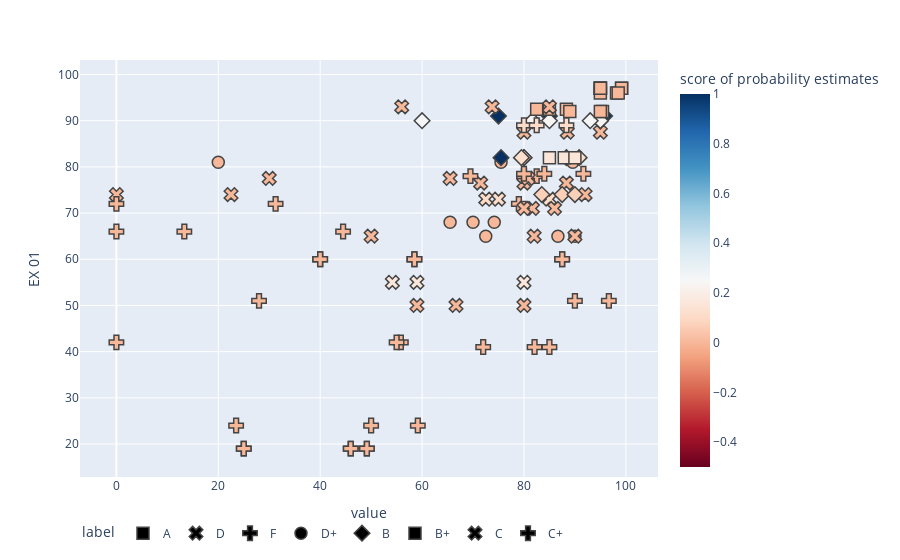

Notebook cell for this chart:
### Code cell
y_score = neigh.predict_proba(X_test)[:, 1]

fig = px.scatter(
    X_test, x=['HW Average', 'PJ01 ', 'EX 01', 'Quiz Average'], y='EX 01',
    color=y_score, color_continuous_scale='RdBu',
    symbol=Y_test, symbol_map={'0': 'square-dot', '1': 'circle-dot'},
    labels={'symbol': 'label', 'color': 'score of probability estimates'}
)
fig.update_traces(marker_size=12, marker_line_width=1.5)
fig.update_layout(legend_orientation='h')
fig.show()

### Figure 1 — Plotly figure (JSON) as saved in the notebook; plotly's stock layout.template omitted (floating-point values rounded to 4 significant figures)
{"data": [{"hovertemplate": "label=A<br>value=%{x}<br>EX 01=%{y}<br>score of probability estimates=%{marker.color}<extra></extra>", "legendgroup": "A", "marker": {"color": [0, 0, 0, 0, 0, 0, 0, 0, 0], "coloraxis": "coloraxis", "line": {"width": 1.5}, "size": 12, "symbol": "square"}, "mode": "markers", "name": "A", "orientation": "v", "showlegend": true, "type": "scatter", "x": [99.17, 98.17, 99.17, 95, 95, 95, 95, 98.5, 95], "xaxis": "x", "y": [97, 96, 97, 97, 96, 97, 97, 96, 97], "yaxis": "y"}, {"hovertemplate": "label=D<br>value=%{x}<br>EX 01=%{y}<br>score of probability estimates=%{marker.color}<extra></extra>", "legendgroup": "D", "marker": {"color": [0, 0, 0.1104, 0, 0.1653, 0, 0, 0.1104, 0, 0.1653, 0, 0, 0.1104, 0, 0.1653], "coloraxis": "coloraxis", "line": {"width": 1.5}, "size": 12, "symbol": "x"}, "mode": "markers", "name": "D", "orientation": "v", "showlegend": true, "type": "scatter", "x": [22.5, 66.67, 85, 88.33, 54.17, 0, 80, 75, 80, 80, 92, 59, 72.5, 71.5, 59], "xaxis": "x", "y": [74, 50, 73, 76.5, 55, 74, 50, 73, 76.5, 55, 74, 50, 73, 76.5, 55], "yaxis": "y"}, {"hovertemplate": "label=F<br>value=%{x}<br>EX 01=%{y}<br>score of probability estimates=%{marker.color}<extra></extra>", "legendgroup": "F", "marker": {"color": [0, 0, 0, 0, 0, 0, 0, 0, 0, 0, 0, 0, 0, 0, 0, 0, 0, 0, 0, 0, 0, 0, 0, 0, 0, 0, 0, 0, 0, 0, 0, 0, 0], "coloraxis": "coloraxis", "line": {"width": 1.5}, "size": 12, "symbol": "cross"}, "mode": "markers", "name": "F", "orientation": "v", "showlegend": true, "type": "scatter", "x": [82.5, 87.5, 96.67, 13.33, 49.17, 49.17, 55.83, 87.5, 59.17, 82.08, 31.25, 80, 40, 90, 0, 25, 25, 0, 40, 50, 85, 0, 69.5, 58.5, 28, 44.5, 46, 46, 55, 58.5, 23.5, 72, 79], "xaxis": "x", "y": [78, 60, 51, 66, 19, 19, 42, 60, 24, 41, 72, 78, 60, 51, 66, 19, 19, 42, 60, 24, 41, 72, 78, 60, 51, 66, 19, 19, 42, 60, 24, 41, 72], "yaxis": "y"}, {"hovertemplate": "label=D+<br>value=%{x}<br>EX 01=%{y}<br>score of probability estimates=%{marker.color}<extra></extra>", "legendgroup": "D+", "marker": {"color": [0, 0, 0, 0, 0, 0, 0, 0, 0], "coloraxis": "coloraxis", "line": {"width": 1.5}, "size": 12, "symbol": "circle"}, "mode": "markers", "name": "D+", "orientation": "v", "showlegend": true, "type": "scatter", "x": [86.67, 89.58, 74.17, 90, 20, 70, 72.5, 75.5, 65.5], "xaxis": "x", "y": [65, 81, 68, 65, 81, 68, 65, 81, 68], "yaxis": "y"}, {"hovertemplate": "label=B<br>value=%{x}<br>EX 01=%{y}<br>score of probability estimates=%{marker.color}<extra></extra>", "legendgroup": "B", "marker": {"color": [0.06893, 0.2404, 1, 0.2659, 0.1201, 1, 0.06893, 0.2404, 1, 0.2659, 0.1201, 1, 0.06893, 0.2404, 1, 0.2659, 0.1201, 1], "coloraxis": "coloraxis", "line": {"width": 1.5}, "size": 12, "symbol": "diamond"}, "mode": "markers", "name": "B", "orientation": "v", "showlegend": true, "type": "scatter", "x": [87.5, 81.67, 88.33, 95, 90.83, 95.83, 90, 95, 80, 60, 80, 85, 83.5, 85, 75.5, 93, 79.5, 75], "xaxis": "x", "y": [74, 90, 82, 90, 82, 91, 74, 90, 82, 90, 82, 91, 74, 90, 82, 90, 82, 91], "yaxis": "y"}, {"hovertemplate": "label=B+<br>value=%{x}<br>EX 01=%{y}<br>score of probability estimates=%{marker.color}<extra></extra>", "legendgroup": "B+", "marker": {"color": [0.1551, 0, 0, 0.1551, 0, 0, 0.1551, 0, 0], "coloraxis": "coloraxis", "line": {"width": 1.5}, "size": 12, "symbol": "square"}, "mode": "markers", "name": "B+", "orientation": "v", "showlegend": true, "type": "scatter", "x": [87.92, 95.42, 88.33, 85, 95, 85, 90, 89, 82.5], "xaxis": "x", "y": [82, 92, 92.5, 82, 92, 92.5, 82, 92, 92.5], "yaxis": "y"}, {"hovertemplate": "label=C<br>value=%{x}<br>EX 01=%{y}<br>score of probability estimates=%{marker.color}<extra></extra>", "legendgroup": "C", "marker": {"color": [0, 0, 0, 0, 0, 0, 0, 0, 0, 0, 0, 0, 0, 0, 0], "coloraxis": "coloraxis", "line": {"width": 1.5}, "size": 12, "symbol": "x"}, "mode": "markers", "name": "C", "orientation": "v", "showlegend": true, "type": "scatter", "x": [95, 81.67, 80.83, 90, 73.75, 80, 80, 30, 50, 85, 88.5, 86, 65.5, 82, 56], "xaxis": "x", "y": [87.5, 71, 77.5, 65, 93, 87.5, 71, 77.5, 65, 93, 87.5, 71, 77.5, 65, 93], "yaxis": "y"}, {"hovertemplate": "label=C+<br>value=%{x}<br>EX 01=%{y}<br>score of probability estimates=%{marker.color}<extra></extra>", "legendgroup": "C+", "marker": {"color": [0.1083, 0, 0.1083, 0, 0.1083, 0], "coloraxis": "coloraxis", "line": {"width": 1.5}, "size": 12, "symbol": "cross"}, "mode": "markers", "name": "C+", "orientation": "v", "showlegend": true, "type": "scatter", "x": [88.33, 91.67, 80, 80, 82.5, 84], "xaxis": "x", "y": [89, 78.5, 89, 78.5, 89, 78.5], "yaxis": "y"}], "layout": {"coloraxis": {"colorbar": {"title": {"text": "score of probability estimates"}}, "colorscale": [[0, "rgb(103,0,31)"], [0.1, "rgb(178,24,43)"], [0.2, "rgb(214,96,77)"], [0.3, "rgb(244,165,130)"], [0.4, "rgb(253,219,199)"], [0.5, "rgb(247,247,247)"], [0.6, "rgb(209,229,240)"], [0.7, "rgb(146,197,222)"], [0.8, "rgb(67,147,195)"], [0.9, "rgb(33,102,172)"], [1, "rgb(5,48,97)"]]}, "legend": {"orientation": "h", "title": {"text": "label"}, "tracegroupgap": 0}, "margin": {"t": 60}, "xaxis": {"anchor": "y", "domain": [0, 1], "title": {"text": "value"}}, "yaxis": {"anchor": "x", "domain": [0, 1], "title": {"text": "EX 01"}}}}
